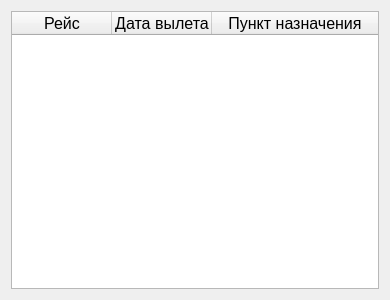
<?xml version="1.0" encoding="UTF-8"?>
<ui version="4.0">
 <class>TicketsListDialog</class>
 <widget class="QDialog" name="TicketsListDialog">
  <property name="geometry">
   <rect>
    <x>0</x>
    <y>0</y>
    <width>390</width>
    <height>300</height>
   </rect>
  </property>
  <property name="font">
   <font>
    <pointsize>12</pointsize>
   </font>
  </property>
  <property name="windowTitle">
   <string>Список билетов</string>
  </property>
  <layout class="QVBoxLayout" name="verticalLayout">
   <item>
    <widget class="QTableWidget" name="ticketsTableWidget">
     <property name="editTriggers">
      <set>QAbstractItemView::NoEditTriggers</set>
     </property>
     <property name="alternatingRowColors">
      <bool>true</bool>
     </property>
     <property name="selectionMode">
      <enum>QAbstractItemView::ExtendedSelection</enum>
     </property>
     <property name="selectionBehavior">
      <enum>QAbstractItemView::SelectRows</enum>
     </property>
     <property name="textElideMode">
      <enum>Qt::ElideMiddle</enum>
     </property>
     <attribute name="horizontalHeaderMinimumSectionSize">
      <number>17</number>
     </attribute>
     <attribute name="horizontalHeaderHighlightSections">
      <bool>false</bool>
     </attribute>
     <attribute name="horizontalHeaderStretchLastSection">
      <bool>true</bool>
     </attribute>
     <attribute name="verticalHeaderVisible">
      <bool>false</bool>
     </attribute>
     <attribute name="verticalHeaderMinimumSectionSize">
      <number>17</number>
     </attribute>
     <column>
      <property name="text">
       <string>Рейс</string>
      </property>
      <property name="font">
       <font>
        <pointsize>12</pointsize>
       </font>
      </property>
     </column>
     <column>
      <property name="text">
       <string>Дата вылета</string>
      </property>
      <property name="font">
       <font>
        <pointsize>12</pointsize>
       </font>
      </property>
     </column>
     <column>
      <property name="text">
       <string>Пункт назначения</string>
      </property>
      <property name="font">
       <font>
        <pointsize>12</pointsize>
       </font>
      </property>
     </column>
    </widget>
   </item>
  </layout>
 </widget>
 <resources/>
 <connections/>
</ui>
